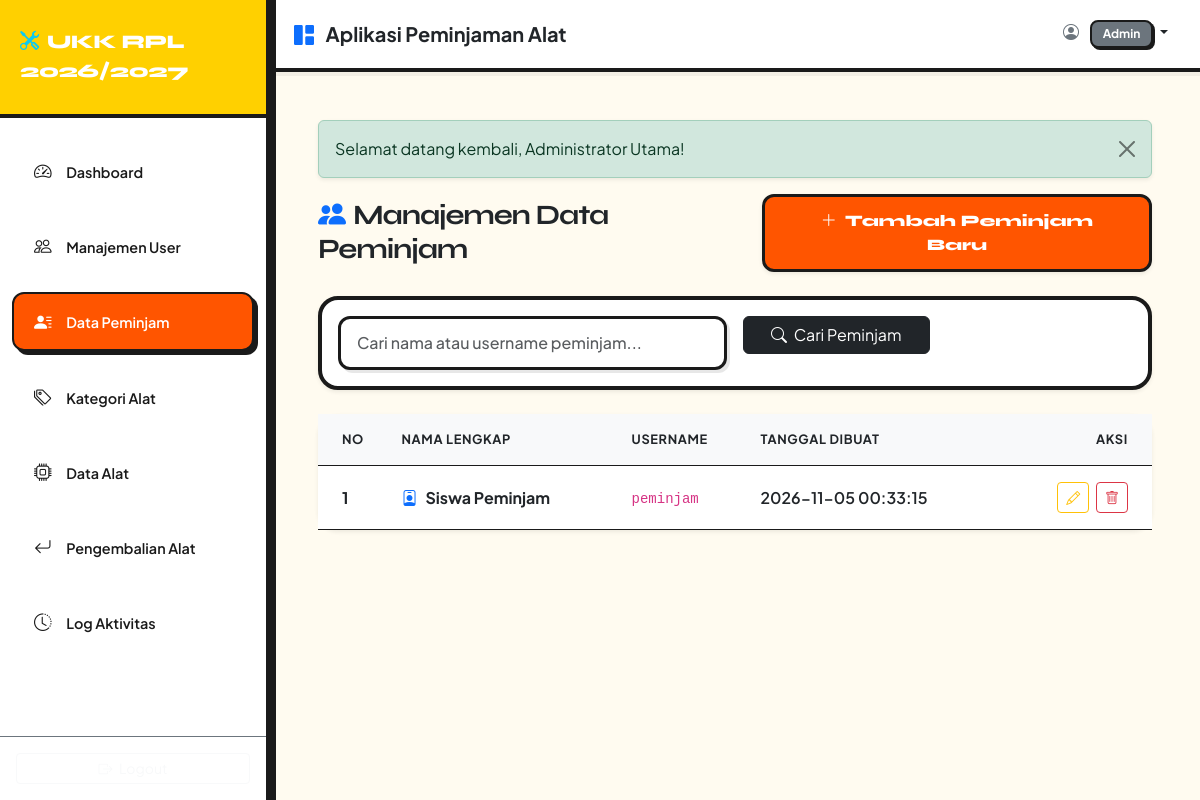
The page /public/index.php?route=admin/peminjam (signed in) on the database its author committed.
### tables this page shows
CREATE TABLE users (
    id_user INT AUTO_INCREMENT PRIMARY KEY,
    nama_lengkap VARCHAR(100) NOT NULL,
    username VARCHAR(50) NOT NULL UNIQUE,
    password VARCHAR(255) NOT NULL,
    role ENUM('admin', 'petugas', 'peminjam') NOT NULL,
    created_at TIMESTAMP DEFAULT CURRENT_TIMESTAMP,
    INDEX idx_username (username),
    INDEX idx_role (role)
);

### public/index.php (called while the page is built, shortened)
<?php
require_once __DIR__ . '/../config/app.php';
require_once __DIR__ . '/../routes/web.php';

### config/app.php (called while the page is built)
<?php
return [
    'app_name' => 'Aplikasi Peminjaman Alat UKK RPL',
    'app_version' => '1.0.0',
    'base_url' => 'http://localhost/aplikasi-peminjaman-1/public',
    'denda_per_hari' => 5000.00
];

### config/database.php (called while the page is built)
<?php
class Database {
    private static $instance = null;
    private $pdo;
    private $host = 'localhost';
    private $db_name = 'db_peminjaman';
    private $username = 'root';
    private $password = '';
    private function __construct() {
        try {
            $dsn = "mysql:host=" . $this->host . ";dbname=" . $this->db_name . ";charset=utf8mb4";
            $options = [
                PDO::ATTR_ERRMODE => PDO::ERRMODE_EXCEPTION,
                PDO::ATTR_DEFAULT_FETCH_MODE => PDO::FETCH_ASSOC,
                PDO::ATTR_EMULATE_PREPARES => false,
            ];
            $this->pdo = new PDO($dsn, $this->username, $this->password, $options);
        } catch(PDOException $e) {
            die("Koneksi Database Gagal: " . $e->getMessage());
        }
    }
    public static function getInstance() {
        if (self::$instance === null) {
            self::$instance = new self();
        }
        return self::$instance;
    }
    public function getConnection() {
        return $this->pdo;
    }
}

### models/User.php (called while the page is built, shortened)
<?php
require_once __DIR__ . '/../config/database.php';
class User {
    private $db;
    public function __construct() {
        $this->db = Database::getInstance()->getConnection();
    }
    public function getAll($role = null, $search = null) {
        $sql = "SELECT id_user, nama_lengkap, username, role, created_at FROM users WHERE 1=1";
        $params = [];
        if (!empty($role)) {
            $sql .= " AND role = ?";
            $params[] = $role;
        }
        $sql .= " ORDER BY id_user DESC";
        $stmt = $this->db->prepare($sql);
        $stmt->execute($params);
        return $stmt->fetchAll();
    }
}

### views/admin/peminjam.php (the view, shortened to what this page needs)
<?php
require_once __DIR__ . '/../layouts/header.php';
require_once __DIR__ . '/../layouts/sidebar.php';
require_once __DIR__ . '/../layouts/navbar.php';
$daftarPeminjam = $daftarPeminjam ?? [];
$baseUrl = $config['base_url'] ?? '';
$searchVal = $_GET['search'] ?? '';
?>
<div class="d-flex justify-content-between align-items-center mb-4">
    <h3 class="fw-bold text-dark m-0"><i class="bi bi-people-fill me-2 text-primary"></i>Manajemen Data Peminjam</h3>
    <a href="<?php echo htmlspecialchars($baseUrl); ?>/index.php?route=admin/users/create" class="btn btn-primary shadow-sm">
        <i class="bi bi-plus-lg me-1"></i> Tambah Peminjam Baru
    </a>
</div>
<div class="card shadow-sm mb-4">
    <div class="card-body">
        <form method="GET" action="" class="row g-3">
            <div class="col-md-6">
                <input type="text" name="search" class="form-control" placeholder="Cari nama atau username peminjam..." value="<?php echo htmlspecialchars($searchVal); ?>">
            </div>
            <div class="col-md-3">
                <button type="submit" class="btn btn-dark w-100"><i class="bi bi-search me-1"></i> Cari Peminjam</button>
            </div>
        </form>
    </div>
</div>
<div class="card border-0 shadow-sm">
    <div class="card-body p-0">
        <div class="table-responsive">
            <table class="table table-hover align-middle mb-0">
                <thead class="table-light">
                    <tr>
                        <th class="ps-4 py-3 text-dark fw-bold text-uppercase">No</th>
                        <th class="py-3 text-dark fw-bold text-uppercase">Nama Lengkap</th>
                        <th class="py-3 text-dark fw-bold text-uppercase">Username</th>
                        <th class="py-3 text-dark fw-bold text-uppercase">Tanggal Dibuat</th>
                        <th class="text-end pe-4 py-3 text-dark fw-bold text-uppercase">Aksi</th>
                    </tr>
                </thead>
                <tbody>
                    <?php if (empty($daftarPeminjam)): ?>
                        <tr><td colspan="5" class="text-center py-4 text-dark fw-semibold">Tidak ada data peminjam.</td></tr>
                    <?php else: ?>
                        <?php foreach ($daftarPeminjam as $index => $p): ?>
                            <tr>
                                <td class="ps-4 py-3 text-dark fw-bold"><?php echo $index + 1; ?></td>
                                <td class="fw-bold text-dark py-3"><i class="bi bi-person-badge text-primary me-2"></i><?php echo htmlspecialchars($p['nama_lengkap'] ?? ''); ?></td>
                                <td class="py-3"><code><?php echo htmlspecialchars($p['username'] ?? ''); ?></code></td>
                                <td class="py-3 text-dark fw-semibold"><?php echo htmlspecialchars($p['created_at'] ?? ''); ?></td>
                                <td class="text-end pe-4 py-3">
                                    <a href="<?php echo htmlspecialchars($baseUrl); ?>/index.php?route=admin/users/edit&id=<?php echo (int)$p['id_user']; ?>" class="btn btn-sm btn-outline-warning me-1" title="Edit">
                                        <i class="bi bi-pencil"></i>
                                    </a>
                                    <a href="<?php echo htmlspecialchars($baseUrl); ?>/index.php?route=admin/users/delete&id=<?php echo (int)$p['id_user']; ?>" class="btn btn-sm btn-outline-danger" onclick="return confirm('Yakin ingin menghapus peminjam ini?');" title="Hapus">
                                        <i class="bi bi-trash"></i>
                                    </a>
                                </td>
                            </tr>
                        <?php endforeach; ?>
                    <?php endif; ?>
                </tbody>
            </table>
        </div>
    </div>
</div>
<?php require_once __DIR__ . '/../layouts/footer.php'; ?>

### views/layouts/header.php (style rules this page uses)
:root { --ov-bg: #fffbf0; --ov-surface: #ffffff; --ov-text: #1a1a1a; --ov-muted: #666666; --ov-border: #1a1a1a; --ov-accent: #ff5500; --ov-yellow: #ffd000; }
body { background-color: var(--ov-bg); color: var(--ov-text); font-family: 'Plus Jakarta Sans', sans-serif; min-height: 100vh; }
h1, h2, h3, h4, h5, .brand-font { font-family: 'Syne', sans-serif; font-weight: 800; letter-spacing: -0.04em; }
.card { background-color: var(--ov-surface); border: 4px solid var(--ov-border); border-radius: 20px; box-shadow: 6px 6px 0 0 var(--ov-border); transition: all 0.15s ease; }
.table { color: var(--ov-text) !important; border-color: var(--ov-border) !important; }
.table-light { background-color: #fff4d1 !important; color: var(--ov-text) !important; border-color: var(--ov-border) !important; font-weight: 700; text-transform: uppercase; font-size: 0.8rem; letter-spacing: 0.05em; }
.form-control, .form-select { background-color: #ffffff; border: 3px solid var(--ov-border); border-radius: 12px; color: var(--ov-text); font-weight: 500; padding: 0.75rem 1rem; box-shadow: 3px 3px 0 0 rgba(26, 26, 26, 0.1); }
.btn-primary { background-color: var(--ov-accent); border: 3px solid var(--ov-border); border-radius: 12px; font-family: 'Syne', sans-serif; font-weight: 800; padding: 0.75rem 1.5rem; box-shadow: 4px 4px 0 0 var(--ov-border); transition: all 0.15s ease; color: #fff; }

### rows shown on the page
users: nama_lengkap "Siswa Peminjam", username "peminjam", created_at "2026-11-05 00:33:15"

### other values the page prints
$_SESSION['role'] "Admin"
$flash['message'] "Selamat datang kembali, Administrator Utama!"
